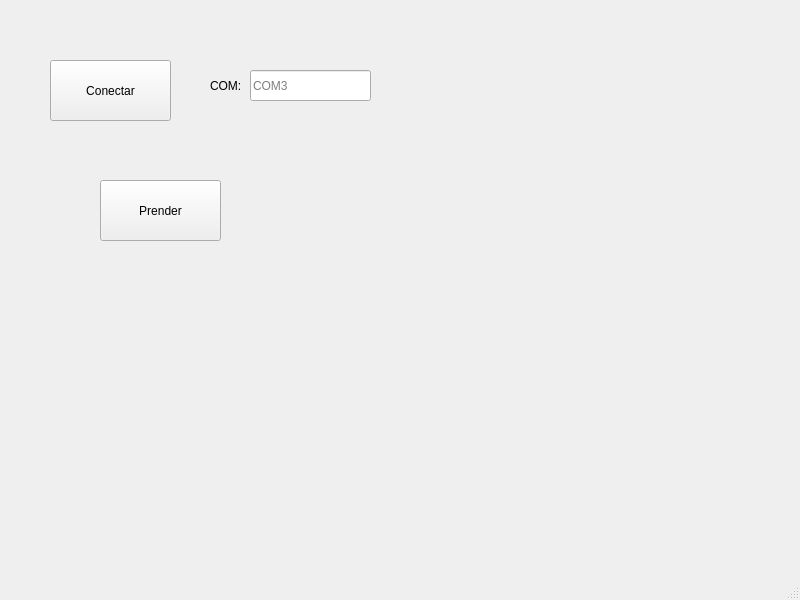
<?xml version="1.0" encoding="UTF-8"?>
<ui version="4.0">
 <class>MainWindow</class>
 <widget class="QMainWindow" name="MainWindow">
  <property name="geometry">
   <rect>
    <x>0</x>
    <y>0</y>
    <width>800</width>
    <height>600</height>
   </rect>
  </property>
  <property name="windowTitle">
   <string>MainWindow</string>
  </property>
  <widget class="QWidget" name="centralwidget">
   <widget class="QPushButton" name="btn_Conectar">
    <property name="geometry">
     <rect>
      <x>50</x>
      <y>60</y>
      <width>121</width>
      <height>61</height>
     </rect>
    </property>
    <property name="text">
     <string>Conectar</string>
    </property>
   </widget>
   <widget class="QLabel" name="lb_com">
    <property name="geometry">
     <rect>
      <x>210</x>
      <y>70</y>
      <width>81</width>
      <height>31</height>
     </rect>
    </property>
    <property name="text">
     <string>COM:</string>
    </property>
   </widget>
   <widget class="QLineEdit" name="txt_com">
    <property name="geometry">
     <rect>
      <x>250</x>
      <y>70</y>
      <width>121</width>
      <height>31</height>
     </rect>
    </property>
    <property name="placeholderText">
     <string>COM3</string>
    </property>
   </widget>
   <widget class="QPushButton" name="btn_Prender">
    <property name="geometry">
     <rect>
      <x>100</x>
      <y>180</y>
      <width>121</width>
      <height>61</height>
     </rect>
    </property>
    <property name="text">
     <string>Prender</string>
    </property>
   </widget>
  </widget>
  <widget class="QMenuBar" name="menubar">
   <property name="geometry">
    <rect>
     <x>0</x>
     <y>0</y>
     <width>800</width>
     <height>26</height>
    </rect>
   </property>
  </widget>
  <widget class="QStatusBar" name="statusbar"/>
 </widget>
 <resources/>
 <connections/>
</ui>
